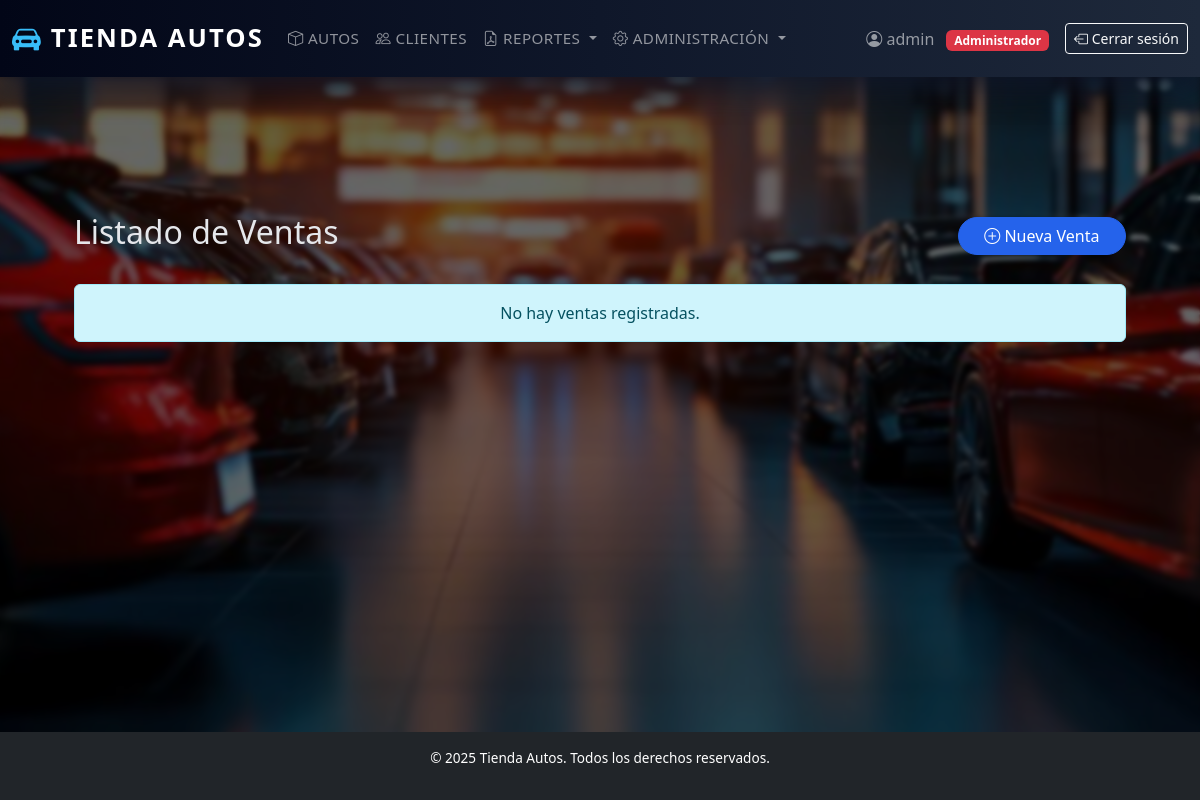
The page /ventas/ (signed in) on the database as committed earlier.
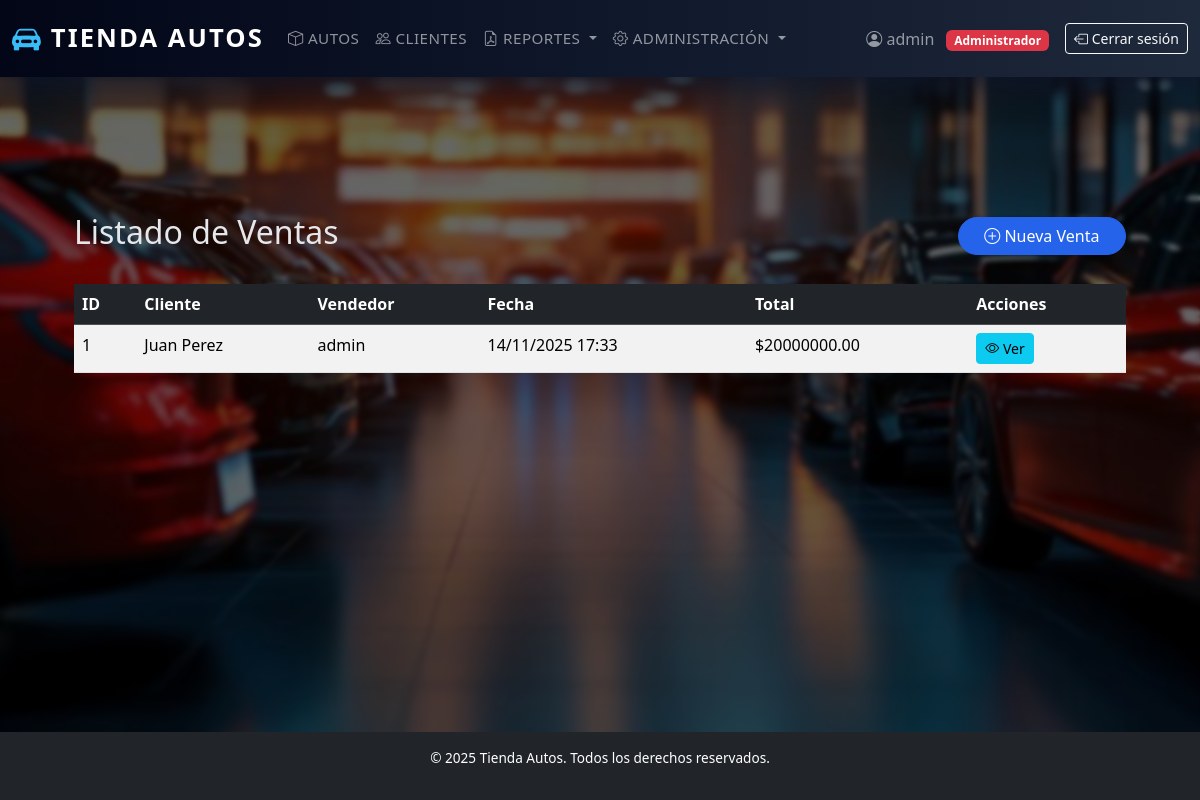
The same page on the database as committed later.
### autos/models.py (models this page shows, shortened)
class Venta(models.Model):
    cliente = models.ForeignKey('Cliente', on_delete=models.PROTECT)
    vendedor = models.ForeignKey(settings.AUTH_USER_MODEL, on_delete=models.PROTECT)
    fecha = models.DateTimeField(auto_now_add=True)
    total = models.DecimalField(max_digits=10, decimal_places=2, default=0)

class Cliente(models.Model):
    ruc = models.CharField(max_length=20, primary_key=True)
    nombre = models.CharField(max_length=100)
    apellido = models.CharField(max_length=100)
    telefono = models.CharField(max_length=30, blank=True)
    email = models.EmailField(blank=True)
    direccion = models.CharField(max_length=200, blank=True)
    def __str__(self):
        return f"{self.nombre} {self.apellido}"

class CustomUser(AbstractUser):
    ROLE_CHOICES = (
        ('admin', 'Administrador'),
        ('vendedor', 'Vendedor'),
    )
    role = models.CharField(max_length=10, choices=ROLE_CHOICES, default='vendedor')
    phone = models.CharField(max_length=20, blank=True, null=True)
    address = models.CharField(max_length=255, blank=True, null=True)

### autos/views.py (the view)
# urls.py: path('ventas/', VentaListView.as_view(), name='venta_list'),
class VentaListView(LoginRequiredMixin, ListView):
    model = Venta
    template_name = 'ventas/venta_list.html'
    context_object_name = 'ventas'

### templates/ventas/venta_list.html (shortened to what this page needs)
{% extends "base.html" %}
{% block content %}
<div class="mt-4">
    <div class="d-flex justify-content-between align-items-center mb-4">
        <h2>Listado de Ventas</h2>
        <a href="{% url 'venta_create' %}" class="btn btn-primary">
            <i class="bi bi-plus-circle"></i> Nueva Venta
        </a>
    </div>
    {% if ventas %}
    <table class="table table-striped">
        <thead class="table-dark">
            <tr>
                <th>ID</th>
                <th>Cliente</th>
                <th>Vendedor</th>
                <th>Fecha</th>
                <th>Total</th>
                <th>Acciones</th>
            </tr>
        </thead>
        <tbody>
            {% for venta in ventas %}
            <tr>
                <td>{{ venta.id }}</td>
                <td>{{ venta.cliente }}</td>
                <td>{{ venta.vendedor.username }}</td>
                <td>{{ venta.fecha|date:"d/m/Y H:i" }}</td>
                <td>${{ venta.total }}</td>
                <td>
                    <a href="{% url 'venta_detail' venta.id %}" class="btn btn-sm btn-info">
                        <i class="bi bi-eye"></i> Ver
                    </a>
                </td>
            </tr>
            {% endfor %}
        </tbody>
    </table>
    {% else %}
    <div class="alert alert-info text-center">No hay ventas registradas.</div>
    {% endif %}
</div>
{% endblock %}

Rows that differ between the two databases and show on the page:
added Venta: id "1", cliente "Juan Perez", vendedor.username "admin", fecha "14/11/2025 17:33", total "20000000.00"
Other text that changed with them:
text no longer shown: "No hay ventas registradas."
text now shown: "ID Cliente Vendedor Fecha Total Acciones"
